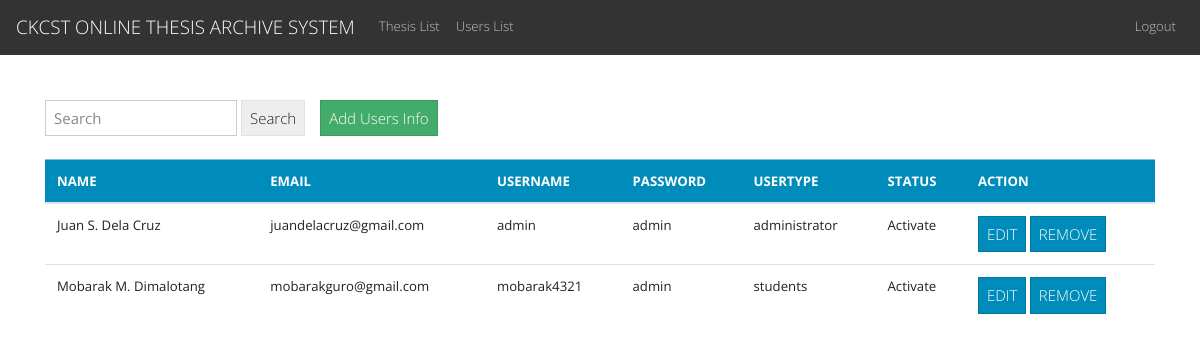
The page /pages/users.php (signed in) on the database its author committed.
### tables this page shows
CREATE TABLE `users_list` (
  `id` int(11) NOT NULL,
  `name` varchar(255) NOT NULL,
  `email` varchar(255) NOT NULL,
  `username` varchar(255) NOT NULL,
  `password` varchar(255) NOT NULL,
  `access` varchar(255) NOT NULL,
  `status` varchar(255) NOT NULL
);

### pages/users.php (the view, shortened to what this page needs)
<?php
include_once("../template/header_login.php");
$con = connection();
$sql = "SELECT * FROM users_list ORDER BY username";
$users = $con->query($sql) or die ($con->error);
$users_row = $users->fetch_assoc();
?>
<form class="form-inline my-2 my-lg-0" action="result_users.php" method="get">
    <input class="form-control mr-sm-1" type="text" placeholder="Search"
      id="search" name="search">
    <button class="btn btn-secondary my-2 my-sm-0" id="search" type="submit">Search</button>
        <a href="<?php echo("add_users.php"); ?>" style ="margin-left: 15px;" class="btn btn-success my-2 my-sm-0">Add Users Info</a>
  </form>
  <br>
      <table class = "table table-hover">
      <thead>
          <tr class="table-primary">
              <th>NAME</th>
              <th>EMAIL</th>
              <th>USERNAME</th>
              <th>PASSWORD</th>
              <th>USERTYPE</th>
              <th>STATUS</th>
              <th>ACTION</th>
          </tr>
      </thead>
      <tbody>
          <?php do{  ?>
              <tr>
                  <td><?php echo $users_row['name']; ?></td>
                  <td><?php echo $users_row['email']; ?></td>
                  <td><?php echo $users_row['username']; ?></td>
                  <td><?php echo $users_row['password']; ?></td>
                  <td><?php echo $users_row['access']; ?></td>
                  <td><?php echo $users_row['status']; ?></td>
                  <td>
                  <a href="edit_users.php?user_id=<?php echo $users_row['id']; ?>" class="btn btn-primary">EDIT</a>
                  <a href="" class="btn btn-primary">REMOVE</a>
                  </td>
              </tr>
           <?php }while($users_row = $users->fetch_assoc())  ?>
      </tbody>
  </table>
<?php include("../template/footer.php"); ?>

### rows shown on the page
users_list: name "Juan S. Dela Cruz", email "juandelacruz@gmail.com", username "admin", password "admin", access "administrator", status "Activate"
users_list: name "Mobarak M. Dimalotang", email "mobarakguro@gmail.com", username "mobarak4321", password "admin", access "students", status "Activate"
